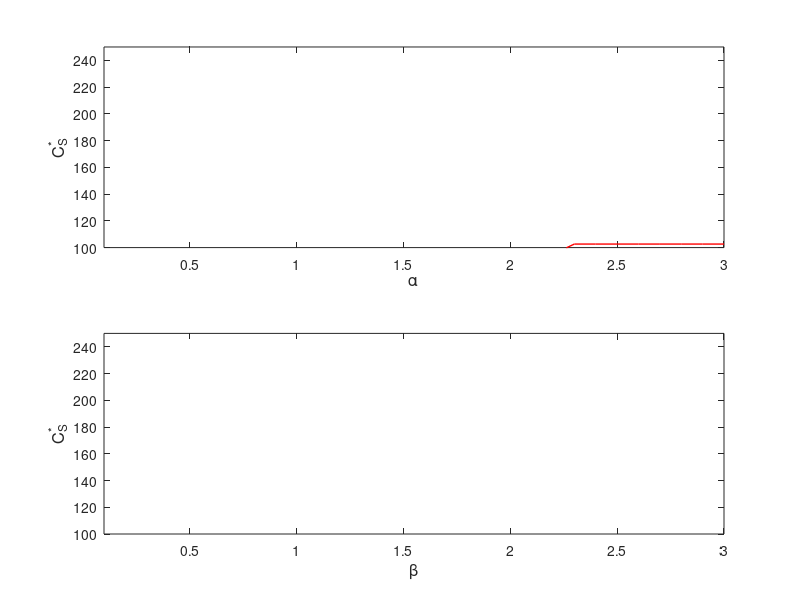

Recreate this plot in MATLAB.
load('U_alpha_beta.mat');
U_alpha=U_alpha-120;
U_beta=U_beta-120;
subplot(2,1,1)
plot(0.1:0.1:3,U_alpha(1:30),'r','LineWidth',1,'MarkerSize',7);
axis([0.1 3 100 250])
xlabel('\alpha','FontSize',12);ylabel('C_S^*','FontSize',12)
subplot(2,1,2)
plot(0.1:0.1:3,U_beta(1:30),'r','LineWidth',1,'MarkerSize',7);
axis([0.1 3 100 250])
xlabel('\beta','FontSize',12);ylabel('C_S^*','FontSize',12)